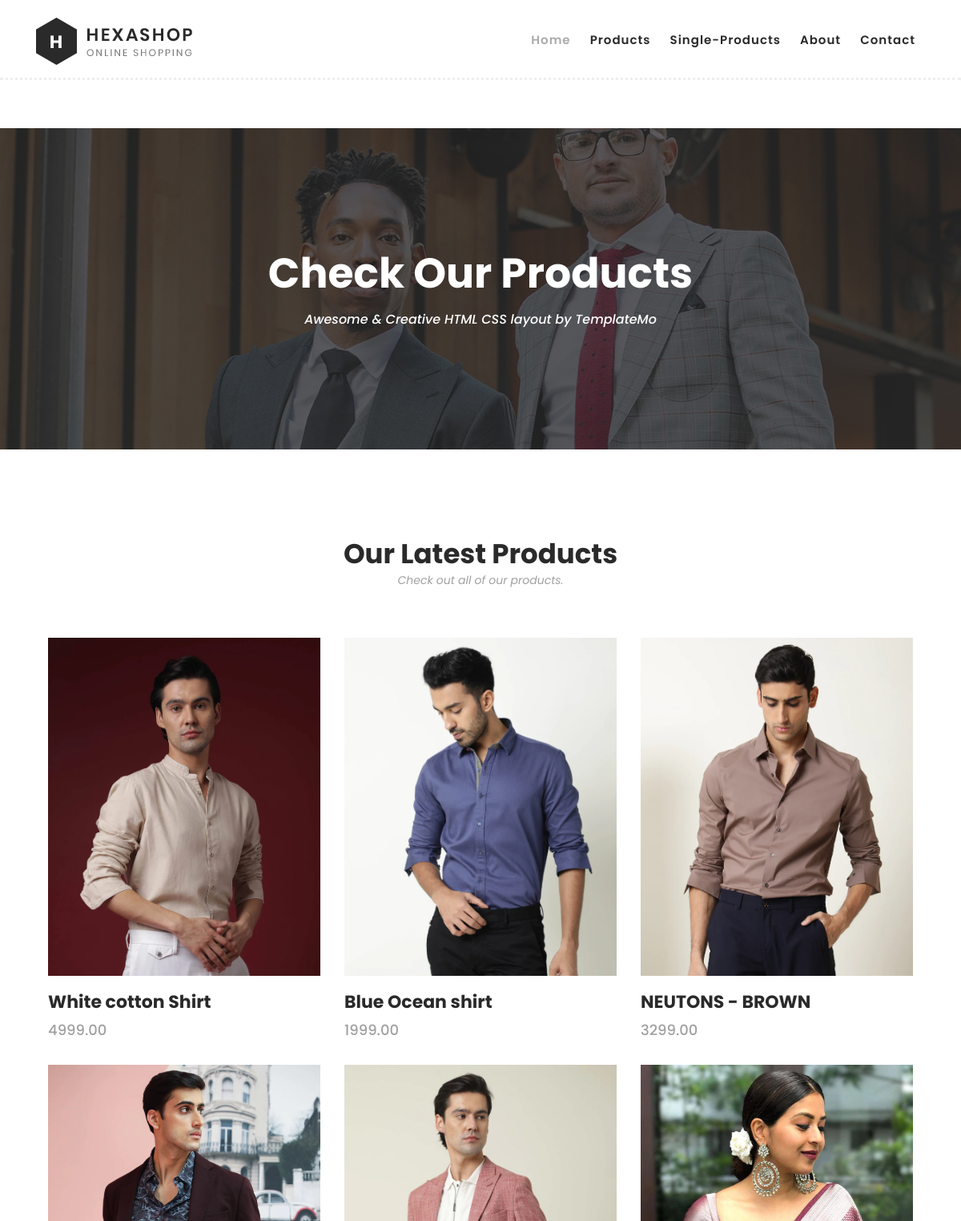
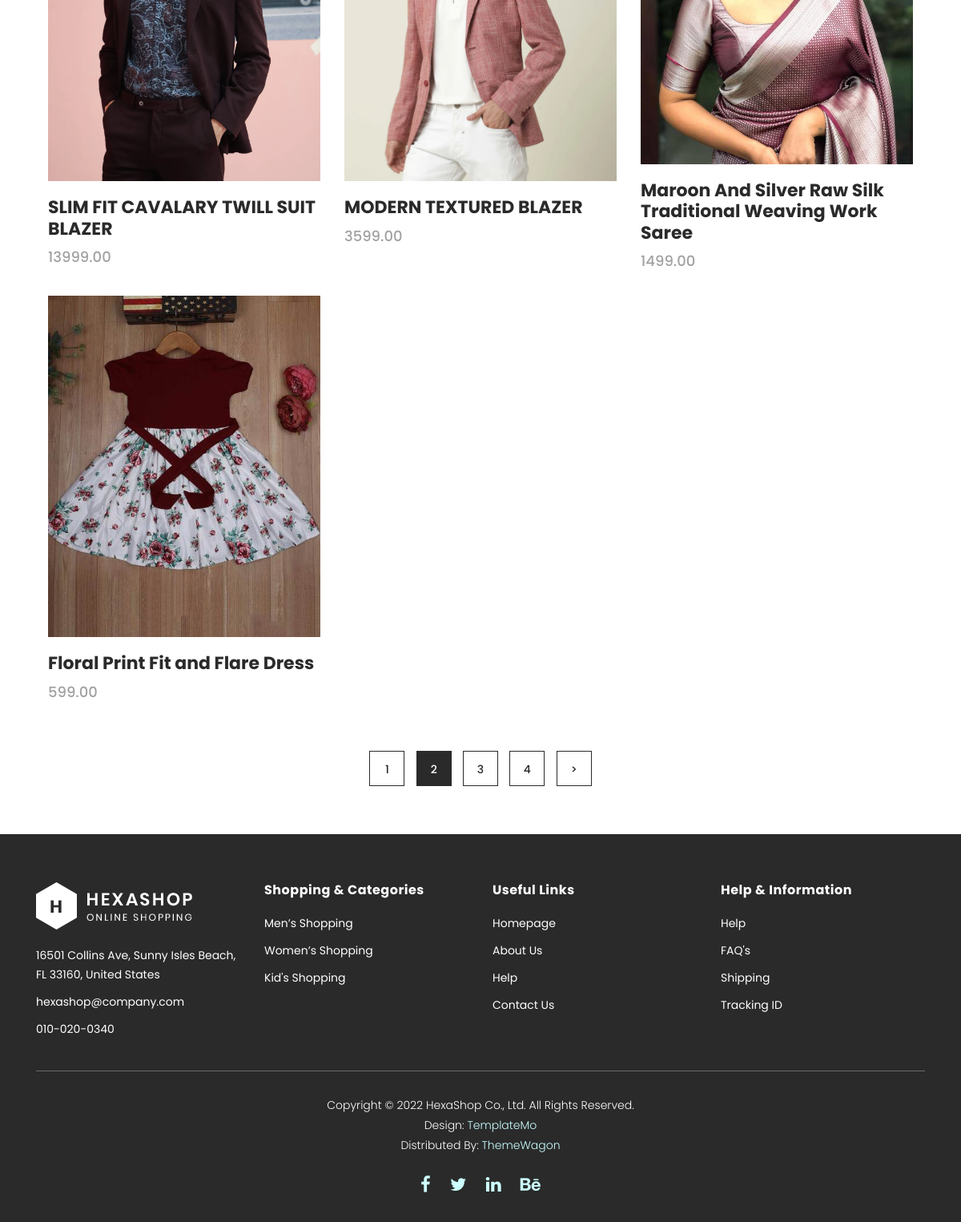
Page /products on the committed database (2 pictures, top to bottom).
### NewApp/models.py (models this page shows)
class Product(models.Model):
      title=models.CharField(max_length=150,verbose_name="product title")
      slug=models.SlugField(max_length=150,verbose_name="product slug")
      short_description=models.TextField(verbose_name="short description")
      detail_description=models.TextField(blank="True",null="True", verbose_name='detail description')
      product_image=models.ImageField(upload_to="product",blank="True",null="True",verbose_name="product image")
      price=models.DecimalField(max_digits=8,decimal_places=2)
      category=models.ForeignKey(Category, verbose_name="product category",on_delete=models.CASCADE)
      is_active=models.BooleanField(verbose_name="is active")
      is_featured=models.BooleanField(verbose_name="is featured")

### NewApp/views.py (the view)
# urls.py: path('products',views.products,name='products'),
def products(request):
    products = Product.objects.filter(is_active=True, is_featured=True)
    return render(request,"products.html",{'products':products})

### templates/products.html (shortened to what this page needs)
{% load static %}
<!DOCTYPE html>
<html lang="en">
  <head>
    <link rel="stylesheet" type="text/css" href="static/css/bootstrap.min.css">
    <link rel="stylesheet" type="text/css" href="static/css/font-awesome.css">
    <link rel="stylesheet" href="static/css/templatemo-hexashop.css">
    <link rel="stylesheet" href="static/css/owl-carousel.css">
    <link rel="stylesheet" href="static/css/lightbox.css">
    </head>
    <body>
    <header class="header-area header-sticky">
        <div class="container">
            <div class="row">
                <div class="col-12">
                    <nav class="main-nav">
                        <a href="index.html" class="logo">
                            <img src="static/images/logo.png">
                        </a>
                        <ul class="nav">
                            <li class="scroll-to-section"><a href="{% url 'index' %}" class="active">Home</a></li>
                            <li class="scroll-to-section"><a href="{% url 'products' %}">Products</a></li>
                            <li class="scroll-to-section"><a href="{% url 'single' %}">Single-products</a></li>
                            <li class="scroll-to-section"><a href="{% url 'about' %}">About</a></li>
                            <li class="scroll-to-section"><a href="{% url 'contact_vie' %}">Contact</a></li>
                    </nav>
                </div>
            </div>
        </div>
    </header>
    <div class="page-heading" id="top">
        <div class="container">
            <div class="row">
                <div class="col-lg-12">
                    <div class="inner-content">
                        <h2>Check Our Products</h2>
                        <span>Awesome &amp; Creative HTML CSS layout by TemplateMo</span>
                    </div>
                </div>
            </div>
        </div>
    </div>
    <section class="section" id="products">
        <div class="container">
            <div class="row">
                <div class="col-lg-12">
                    <div class="section-heading">
                        <h2>Our Latest Products</h2>
                        <span>Check out all of our products.</span>
                    </div>
            </div>
        </div>
        <div class="container">
            <div class="row">
                {% for pro in products %}
                  <div class="col-lg-4">
                    <div class="item ">
                        <div class="thumb">
                            <a href="{% url 'detail_page' pro.slug %}"><img src="{{pro.product_image.url}}" alt="Product" class="img-responsive" /></a>
                        </div>
                        <div class="down-content">
                            <h4>{{pro.title}}</h4>
                            <span>{{pro.price}}</span>
                        </div>
                    </div>
                </div>
                {% endfor %}
                </div>
                <div class="col-lg-12">
                    <div class="pagination">
                        <ul>
                            <li>
                                <a href="#">1</a>
                            </li>
                            <li class="active">
                                <a href="#">2</a>
                            </li>
                            <li>
                                <a href="#">3</a>
                            </li>
                            <li>
                                <a href="#">4</a>
                            </li>
                            <li>
                                <a href="#">></a>
                            </li>
                        </ul>
                    </div>
                </div>
            </div>
        </div>
    </section>
    <footer>
        <div class="container">
            <div class="row">
                <div class="col-lg-3">
                    <div class="first-item">
                        <div class="logo">
                            <img src="static/images/white-logo.png" alt="hexashop ecommerce templatemo">
                        </div>
                        <ul>
                            <li><a href="#">16501 Collins Ave, Sunny Isles Beach, FL 33160, United States</a></li>
                            <li><a href="#">hexashop@company.com</a></li>
                            <li><a href="#">010-020-0340</a></li>
                        </ul>
                    </div>
                </div>
                <div class="col-lg-3">
                    <h4>Shopping &amp; Categories</h4>
                    <ul>
                        <li><a href="#">Men’s Shopping</a></li>
                        <li><a href="#">Women’s Shopping</a></li>
                        <li><a href="#">Kid's Shopping</a></li>
                    </ul>
                </div>
                <div class="col-lg-3">
                    <h4>Useful Links</h4>
                    <ul>
                        <li><a href="#">Homepage</a></li>
                        <li><a href="#">About Us</a></li>
                        <li><a href="#">Help</a></li>
                        <li><a href="#">Contact Us</a></li>
                    </ul>
                </div>
                <div class="col-lg-3">
                    <h4>Help &amp; Information</h4>
                    <ul>
                        <li><a href="#">Help</a></li>
                        <li><a href="#">FAQ's</a></li>
                        <li><a href="#">Shipping</a></li>
                        <li><a href="#">Tracking ID</a></li>
                    </ul>
                </div>
                <div class="col-lg-12">
                    <div class="under-footer">
                        <p>Copyright © 2022 HexaShop Co., Ltd. All Rights Reserved.
                        <br>Design: <a href="https://templatemo.com" target="_parent" title="free css templates">TemplateMo</a>
                        <br>Distributed By: <a href="https://themewagon.com" target="_blank" title="free & premium responsive templates">ThemeWagon</a></p>
                        <ul>
                            <li><a href="#"><i class="fa fa-facebook"></i></a></li>
                            <li><a href="#"><i class="fa fa-twitter"></i></a></li>
                            <li><a href="#"><i class="fa fa-linkedin"></i></a></li>
                            <li><a href="#"><i class="fa fa-behance"></i></a></li>
                        </ul>
                    </div>
                </div>
            </div>
        </div>
    </footer>
  </body>
</html>

### rows in the picture
Product: product_image (picture), title "White cotton Shirt", price "4999.00"
Product: product_image (picture), title "Blue Ocean shirt", price "1999.00"
Product: product_image (picture), title "NEUTONS - BROWN", price "3299.00"
Product: product_image (picture), title "SLIM FIT CAVALARY TWILL SUIT BLAZER", price "13999.00"
Product: product_image (picture), title "MODERN TEXTURED BLAZER", price "3599.00"
Product: product_image (picture), title "Maroon And Silver Raw Silk Traditional Weaving Work Saree", price "1499.00"
Product: product_image (picture), title "Floral Print Fit and Flare Dress", price "599.00"
